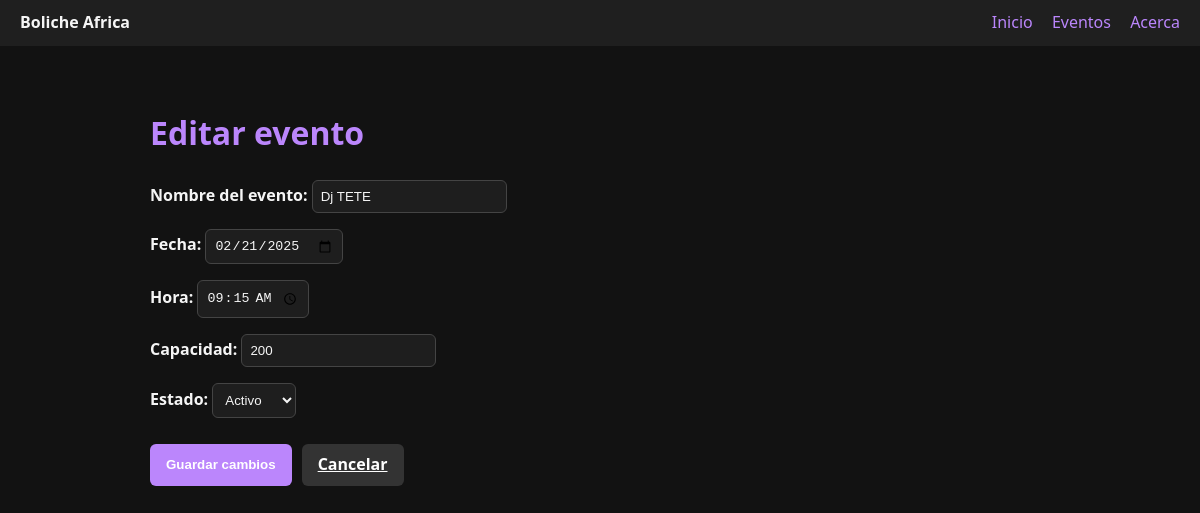
The app's page /eventos/4/editar with its own data.
### tables this page shows
CREATE TABLE events (
            id INTEGER PRIMARY KEY AUTOINCREMENT,
            nombre TEXT NOT NULL,
            fecha TEXT NOT NULL,    -- YYYY-MM-DD
            hora  TEXT NOT NULL,    -- HH:MM
            dj TEXT,
            precio_base REAL DEFAULT 0,
            capacidad INTEGER DEFAULT 0,
            estado TEXT DEFAULT 'Programado'  -- Programado|En curso|Cerrado
        );

### app.py (the view, shortened to what this page needs)
@app.route("/eventos/<int:event_id>/editar", methods=["GET", "POST"])
def editar_evento(event_id):
    e = fetch_event_by_id(event_id)
    if not e:
        flash("Evento no encontrado", "error")
        return redirect(url_for("eventos"))
    return render_template("eventos_editar.html", e=e)

### app.py (called while the page is built)
@app.context_processor
def inject_globals():
    return dict(APP_NAME=APP_NAME, evento_es_hoy=evento_es_hoy)

### db.py (called while the page is built)
def get_conn():
    conn = sqlite3.connect(DB_PATH, timeout=10)
    conn.row_factory = sqlite3.Row
    conn.execute("PRAGMA journal_mode=WAL;")
    conn.execute("PRAGMA foreign_keys=ON;")
    return conn

def fetch_event_by_id(event_id: int):
    with get_conn() as conn:
        cur = conn.execute("""
            SELECT id, nombre, fecha, hora, capacidad, estado
            FROM events
            WHERE id = ?
        """, (event_id,))
        row = cur.fetchone()
        return dict(row) if row else None

### templates/eventos_editar.html (shortened to what this page needs)
<!doctype html>
<html lang="es">
<head>
  <link rel="stylesheet" href="{{ url_for('static', filename='css/app.css') }}">
</head>
<body>
  <nav>
    <div><strong>{{ APP_NAME }}</strong></div>
    <div>
      <a href="{{ url_for('dashboard') }}">Inicio</a>
      <a href="{{ url_for('eventos') }}">Eventos</a>
      <a href="{{ url_for('acerca') }}">Acerca</a>
    </div>
  </nav>
  <main class="container">
    <h1>Editar evento</h1>
    <form method="post">
      <label>Nombre del evento:
        <input type="text" name="nombre" value="{{ e['nombre'] }}" required>
      </label>
      <label>Fecha:
        <input type="date" name="fecha" value="{{ e['fecha'] }}" required>
      </label>
      <label>Hora:
        <input type="time" name="hora" value="{{ e['hora'] }}">
      </label>
      <label>Capacidad:
        <input type="number" name="capacidad" min="0" step="1" value="{{ e['capacidad'] or 0 }}" required>
      </label>
      <label>Estado:
        <select name="estado">
          <option value="activo"   {{ 'selected' if e['estado']=='activo' else '' }}>Activo</option>
        </select>
      </label>
      <div style="display:flex; gap:10px; margin-top:10px;">
        <button type="submit" class="btn">Guardar cambios</button>
        <a href="{{ url_for('eventos') }}" class="btn btn-secondary">Cancelar</a>
      </div>
    </form>
  </main>
</body>
</html>

### static/css/app.css (style rules this page uses)
body { font-family: 'Segoe UI', Tahoma, sans-serif; background-color: #121212; color: #f5f5f5; margin: 0; padding: 0; line-height: 1.6; }
h1, h2 { color: #bb86fc; }
nav { background-color: #1f1f1f; padding: 10px 20px; display: flex; justify-content: space-between; align-items: center; }
nav a { color: #bb86fc; text-decoration: none; margin-left: 15px; font-weight: 500; }
button, .btn { background: #bb86fc; border: none; padding: 8px 16px; border-radius: 6px; color: #fff; cursor: pointer; transition: background 0.2s; font-weight: bold; }
.btn-secondary { background: #333; color: #fff; }
form { max-width: 400px; margin: 20px 0; display: flex; flex-direction: column; gap: 12px; }
label { font-weight: bold; margin-bottom: 4px; }
input, select { padding: 8px; border: 1px solid #444; border-radius: 6px; background: #1e1e1e; color: #f5f5f5; }
.container { max-width: 900px; margin: 20px auto; padding: 20px; }

### records on screen
events: nombre "Dj TETE", fecha "02/21/2025", hora "09:15", capacidad "200"

### other values on screen
{{ APP_NAME }} "Boliche Africa"
